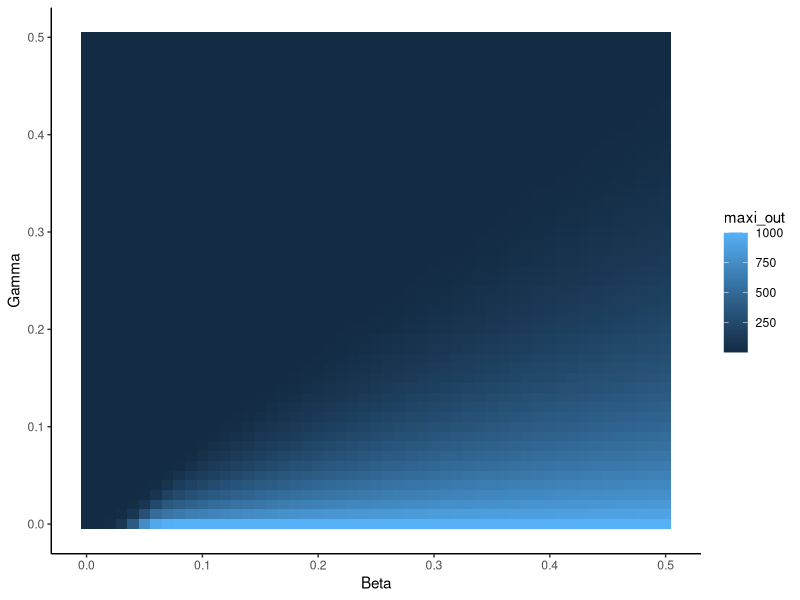

This figure's R source:
# Script for Homework #6
# 02/18/2026
# Hannah Grace McNulty

#######################################################




# Question 1


library(deSolve)


############################################################
# FUNCTION: run_sir_model
# PURPOSE: Solve deterministic SIR model with deSolve
# INPUTS:
#   beta, gamma : transmission & recovery rates
#   N           : total population
#   S0, I0, R0  : initial conditions
#   t_start     : start time
#   t_end       : end time
#   dt          : timestep
# OUTPUT:
#   data.frame with columns: time, S, I, R
############################################################

run_sir_model <- function(
  beta    = 0.1,
  gamma   = 0.1,
  N       = 1000,
  S0      = 999,
  I0      = 1,
  R0      = 0,
  t_start = 0,
  t_end   = 160,
  dt      = 1
) {

  init  <- c(S = S0, I = I0, R = R0)
  times <- seq(t_start, t_end, by = dt)

  sir_equations <- function(time, state, parameters) {
    with(as.list(c(state, parameters)), {
      dS <- -beta * S * I / N
      dI <-  beta * S * I / N - gamma * I
      dR <-  gamma * I
      list(c(dS, dI, dR))
    })
  }

  out <- ode(
    y     = init,
    times = times,
    func  = sir_equations,
    parms = c(beta = beta, gamma = gamma, N = N)
  )

  as.data.frame(out)
}

run_sir_model()








infected <- function(beta = seq(from = 0, to = 0.5, by = 0.01), gamma = seq(from = 0, to = 0.5, by = 0.01)){
  # row indexing variable
    counter <- 1

  # create storage dataframe
    dfLength <- length(beta)*length(gamma) 
    b_out <- rep(NA, dfLength)
    g_out <- rep(NA, dfLength)
    maxi_out <- rep(NA, dfLength)

  # turn vecs into df
  storageDF <- data.frame(b_out, g_out, maxi_out)

  # enter our loops
  for (i in seq_along(beta)){ # rows
    for (j in seq_along(gamma)){ # cols

      # run sir model
      tmp_df <- run_sir_model(beta = beta[i], gamma = gamma[j])

      # store max I in dataframe
      storageDF$maxi_out[counter] <- max(tmp_df$I)
      storageDF$b_out[counter] <- beta[i] # value for beta stored
      storageDF$g_out[counter] <- gamma[j] # value for gamma stored

      counter <- counter + 1 # increase counter

    }
  }
return(storageDF)
}  
  


max_i <- infected()



# Question 2

library(ggplot2)
library(magrittr)


heat_map <- function(data = max_i){

  plot <- max_i %>% 
    ggplot(aes(x = b_out,
             y = g_out,
            fill = maxi_out)) + #define axis
    geom_tile()+ #scatter plot, and size of point
    labs(
        x = "Beta",
        y = "Gamma") + #rename the axis
    theme_classic()
  
  return(plot)
}

heat_map()
